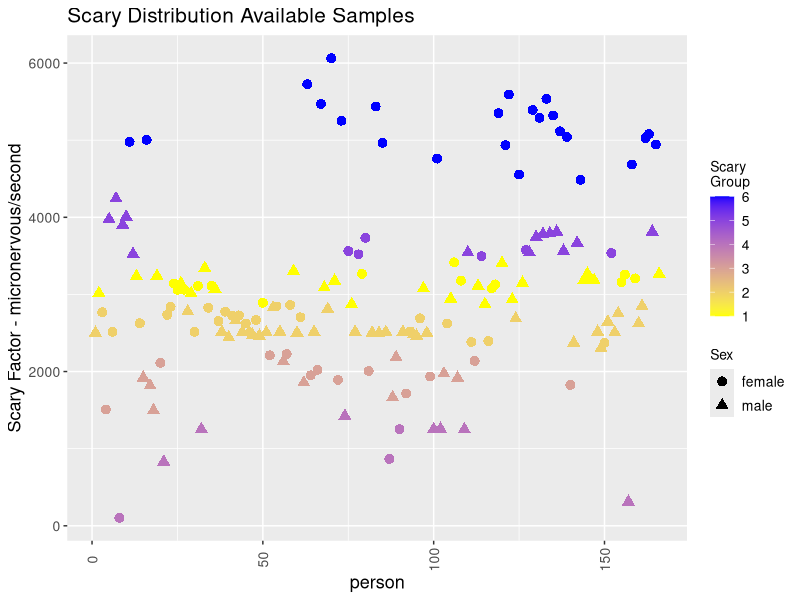
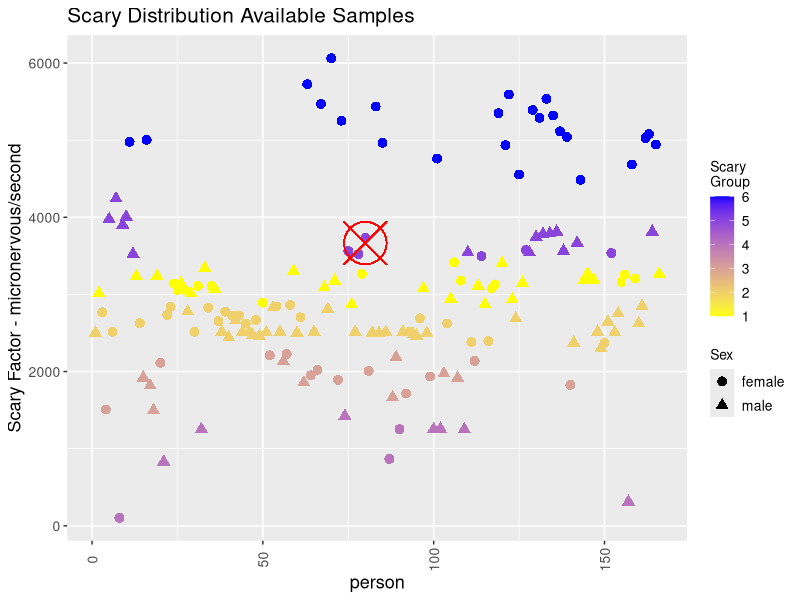
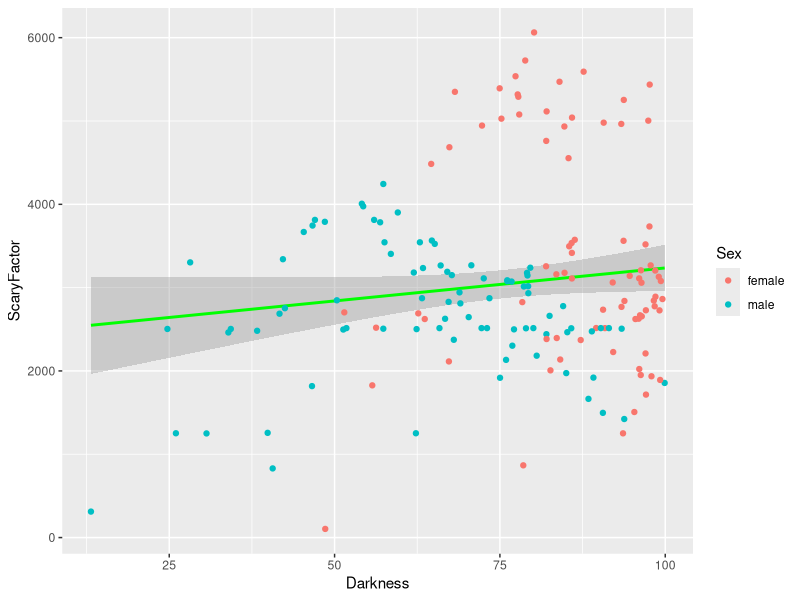

Source code (R) for these figures, in order:
## ---- chunk 1
library(ggplot2)
myds <- read.csv("./scaryData.csv")
localenv <- environment()

g1 <- ggplot(data=myds, aes(x=1:nrow(myds), y=ScaryFactor, 
                                            color=cluster), environment = localenv)
                # g1 <- g1 + scale_size_discrete(range = c(2,4))
                g1 <- g1 + geom_point(aes(shape = Sex), size=3)
                # g1 <- g1 +  geom_smooth(method=lm, color=myds$cluster)
                g1 <- g1 + scale_color_gradient(low="#FFFF00", high="#0000FF")
                g1 <- g1 + labs(title=paste0("Scary Distribution Available Samples"),
                                x="person", y="Scary Factor - micronervous/second")
                g1 <- g1 + labs(color="Scary \nGroup")
                g1 <- g1 + labs(size="Screams \nPer Movie")
                g1 <- g1 + theme(axis.title.x = element_text(size=13),
                                 axis.title.y = element_text(size=13),
                                 plot.title = element_text(size = 15),
                                 legend.text = element_text(size = 10),
                                 legend.title = element_text(size = 10),
                                 axis.text = element_text(size = 10),
                                 axis.text.x  = element_text(angle=90, vjust=0.5))

plot(g1)

## ---- chunk 2
set.seed(15951)

lm1 <- lm(data=myds, ScaryFactor ~ Sex + KarateLevel + GroupPersons + Darkness
          + ScreamsPerMovie + FarFromCenter)

tempds <- data.frame()
tempds <- NULL

  tempds$Sex <-  "male"
  tempds$KarateLevel <- 0.1
  tempds$GroupPersons <- 1
  tempds$Darkness <- 80
  tempds$ScreamsPerMovie <- 4
  tempds$FarFromCenter <- 0.9
                      
  result <- round(predict(lm1, tempds), 0)

  localenv <- environment()

  g1 <- ggplot(data=myds, aes(x=1:nrow(myds), y=ScaryFactor, 
                                            color=cluster), environment = localenv)
                # g1 <- g1 + scale_size_discrete(range = c(2,4))
                g1 <- g1 + geom_point(aes(shape = Sex), size=3)
                # g1 <- g1 +  geom_smooth(method=lm, color=myds$cluster)
                g1 <- g1 + scale_color_gradient(low="#FFFF00", high="#0000FF")
                g1 <- g1 + labs(title=paste0("Scary Distribution Available Samples"),
                                x="person", y="Scary Factor - micronervous/second")
                g1 <- g1 + labs(color="Scary \nGroup")
                g1 <- g1 + labs(size="Screams \nPer Movie")
                g1 <- g1 + theme(axis.title.x = element_text(size=13),
                                 axis.title.y = element_text(size=13),
                                 plot.title = element_text(size = 15),
                                 legend.text = element_text(size = 10),
                                 legend.title = element_text(size = 10),
                                 axis.text = element_text(size = 10),
                                 axis.text.x  = element_text(angle=90, vjust=0.5))

g1 <- g1 + geom_point(aes(x=80, y=result), 
                                              color="red", size=14, 
                                              shape=13)
  plot(g1)
  
## ---- chunk 3

g1 <-  ggplot(aes(x=Darkness, y=ScaryFactor, color=Sex), data=myds)                                  
            g1 <- g1 + geom_smooth(method="lm", color="green", size=1)
            g1 <- g1 + geom_point()
plot(g1)

